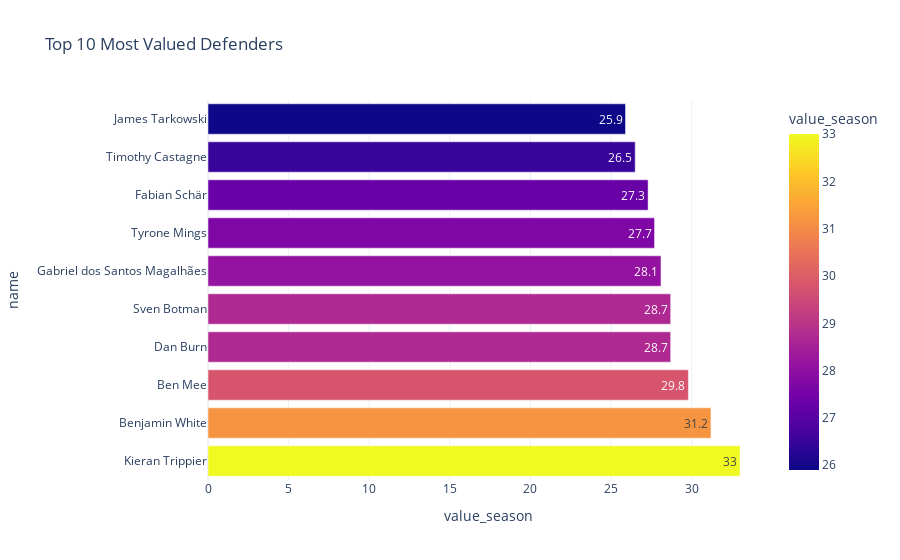

Write notebook code for a chart like this one.
### Code cell
fig = px.bar(value_defenders, x='value_season', y='name', color='value_season', hover_data={'cost', 'team', 'position'}, text='value_season',
            title='Top 10 Most Valued Defenders', template='plotly_white')
fig.update_layout(height=600)
fig.show()

### Figure 1 — Plotly figure (JSON) as saved in the notebook; plotly's stock layout.template omitted (floating-point values rounded to 4 significant figures)
{"data": [{"alignmentgroup": "True", "customdata": [["DEF", 6, "Newcastle"], ["DEF", 5, "Arsenal"], ["DEF", 4.8, "Brentford"], ["DEF", 4.5, "Newcastle"], ["DEF", 4.5, "Newcastle"], ["DEF", 5.2, "Arsenal"], ["DEF", 4.7, "Aston Villa"], ["DEF", 5.1, "Newcastle"], ["DEF", 4.3, "Leicester"], ["DEF", 4.1, "Everton"]], "hovertemplate": "value_season=%{marker.color}<br>name=%{y}<br>position=%{customdata[0]}<br>cost=%{customdata[1]}<br>team=%{customdata[2]}<extra></extra>", "legendgroup": "", "marker": {"color": [33, 31.2, 29.8, 28.7, 28.7, 28.1, 27.7, 27.3, 26.5, 25.9], "coloraxis": "coloraxis", "pattern": {"shape": ""}}, "name": "", "offsetgroup": "", "orientation": "h", "showlegend": false, "text": [33, 31.2, 29.8, 28.7, 28.7, 28.1, 27.7, 27.3, 26.5, 25.9], "textposition": "auto", "type": "bar", "x": [33, 31.2, 29.8, 28.7, 28.7, 28.1, 27.7, 27.3, 26.5, 25.9], "xaxis": "x", "y": ["Kieran Trippier", "Benjamin White", "Ben Mee", "Dan Burn", "Sven Botman", "Gabriel dos Santos Magalhães", "Tyrone Mings", "Fabian Schär", "Timothy Castagne", "James Tarkowski"], "yaxis": "y"}], "layout": {"autosize": true, "barmode": "relative", "coloraxis": {"colorbar": {"title": {"text": "value_season"}}, "colorscale": [[0, "#0d0887"], [0.1111, "#46039f"], [0.2222, "#7201a8"], [0.3333, "#9c179e"], [0.4444, "#bd3786"], [0.5556, "#d8576b"], [0.6667, "#ed7953"], [0.7778, "#fb9f3a"], [0.8889, "#fdca26"], [1, "#f0f921"]]}, "legend": {"tracegroupgap": 0}, "title": {"text": "Top 10 Most Valued Defenders"}, "xaxis": {"anchor": "y", "autorange": true, "domain": [0, 1], "range": [0, 34.74], "title": {"text": "value_season"}, "type": "linear"}, "yaxis": {"anchor": "x", "autorange": true, "domain": [0, 1], "range": [-0.5, 9.5], "title": {"text": "name"}, "type": "category"}}}
